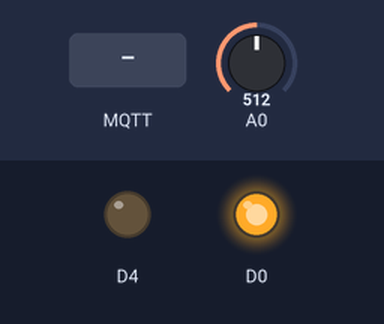
This sketch was run on a simulated ESP8266 (NodeMCU). On the bench: output pins drawn as LEDs (lit = HIGH). Inputs (shaded band) come from the test bench; at power-on: A0 = 512. WiFi joins after 1.5 s; servers stay silent unless stated; random numbers use the default seed unless the sketch sets one; no MQTT or app messages arrive unless stated; what the sketch prints to the serial monitor is not drawn.

Above: at 2.7 s.
2.8 s: MQTT message "0" arrives on the first subscribed topic
At 4.0 s:
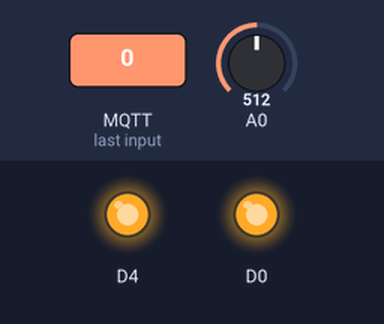
4.3 s: A0 set to 105
9.5 s: A0 set to 96
At 11.1 s:
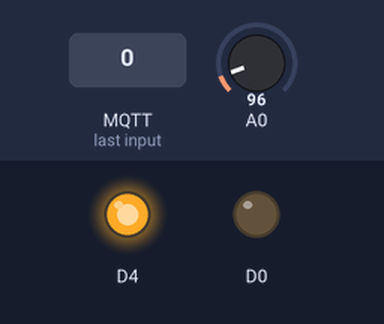
11.5 s: A0 set to 122
At 12.7 s:
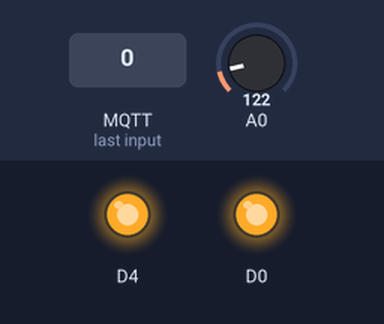
13.5 s: A0 set to 0
At 14.3 s:
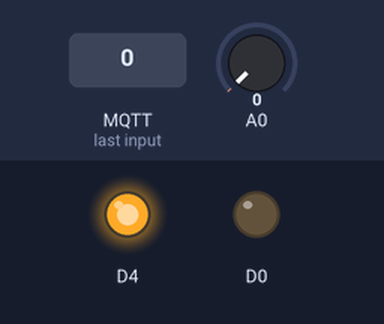
Timing chart, 0 to 16.5 s (numbered marks = the images above; inputs shaded):
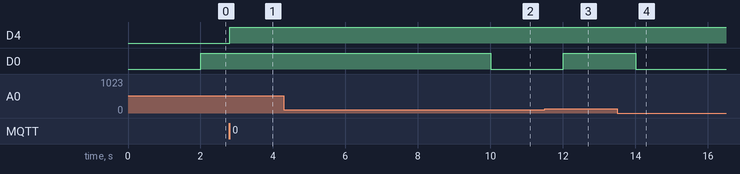

The sketch:

Gas_sensor_mqtt.ino
```cpp
#include <ESP8266WiFi.h>
#include <PubSubClient.h>

// Update these with values suitable for your network.

const char* ssid = "linksys";
const char* password = "secretcube";
const char* mqtt_server = "iot.eclipse.org";

WiFiClient espClient;
PubSubClient client(espClient);
long lastMsg = 0;
char msg[50];
int value = 0;


void setup_wifi() {

  delay(10);
  // We start by connecting to a WiFi network
  Serial.println();
  Serial.print("Connecting to ");
  Serial.println(ssid);

  WiFi.begin(ssid, password);

  while (WiFi.status() != WL_CONNECTED) {
    delay(500);
    Serial.print(".");
  }

  randomSeed(micros());

  Serial.println("");
  Serial.println("WiFi connected");
  Serial.println("IP address: ");
  Serial.println(WiFi.localIP());
}

void callback(char* topic, byte* payload, unsigned int length) {
  Serial.print("Message arrived [");
  Serial.print(topic);
  Serial.print("] ");
  for (int i = 0; i < length; i++) {
    Serial.print((char)payload[i]);
  }
  Serial.println();

  // Switch on the LED if an 1 was received as first character
  if ((char)payload[0] == '1') {
    digitalWrite(BUILTIN_LED, LOW);   // Turn the LED on (Note that LOW is the voltage level
    // but actually the LED is on; this is because
    // it is acive low on the ESP-01)
  } else {
    digitalWrite(BUILTIN_LED, HIGH);  // Turn the LED off by making the voltage HIGH
  }

}

void reconnect() {
  // Loop until we're reconnected
  while (!client.connected()) {
    Serial.print("Attempting MQTT connection...");
    // Create a random client ID
    String clientId = "ESP8266Client-";
    clientId += String(random(0xffff), HEX);
    // Attempt to connect
    if (client.connect(clientId.c_str())) {
      Serial.println("connected");
      // Once connected, publish an announcement...
      client.publish("mavencube/mygassensor/out", msg);
      // ... and resubscribe
      client.subscribe("mavencube/mygassensor/in");
    } else {
      Serial.print("failed, rc=");
      Serial.print(client.state());
      Serial.println(" try again in 5 seconds");
      // Wait 5 seconds before retrying
      delay(5000);
    }
  }
}

void setup() {
  pinMode(BUILTIN_LED, OUTPUT);     // Initialize the BUILTIN_LED pin as an output
  pinMode(D0, OUTPUT);
  Serial.begin(115200);
  setup_wifi();
  client.setServer(mqtt_server, 1883);
  client.setCallback(callback);
}

void loop() {

  if (!client.connected()) {
    reconnect();
  }
  client.loop();

  long now = millis();
  if (now - lastMsg > 2000) {
    lastMsg = now;
    value = analogRead(A0);
    snprintf (msg, 75, "sensor value: %ld", value);
    Serial.println(msg);
    client.publish("mavencube/mygassensor/out", msg);
    int sensorThres =200;

    if ( value > sensorThres) {
      digitalWrite(D0, HIGH);
       Serial.print("lPG Gas found");
         client.publish("mavencube/mygassensor/out", "LPG Gas found");
    }
    else {
      digitalWrite(D0, LOW);
      client.publish("mavencube/mygassensor/out", "LPG Not found");
    }

   int smoke=100;
    if ( value > smoke) {
      digitalWrite(D0, HIGH);
       Serial.print("Smoke found");
         client.publish("mavencube/mygassensor/out", "Smoke Is found");
    }
    else {
      digitalWrite(D0, LOW);
      //client.publish("mavencube/mygassensor/out", "Smoke is Not found");
    }

  }

}
```

Measured:
- the behaviour switches between 101 and 100 on A0 (found by bisection; images 1 and 2)
- after the input at 2.8 s, D4: LOW → HIGH at once
- after the input at 9.5 s, D0: HIGH → LOW after 0.51 s
- after the input at 11.5 s, D0: LOW → HIGH after 0.51 s
- after the input at 13.5 s, D0: HIGH → LOW after 0.51 s
